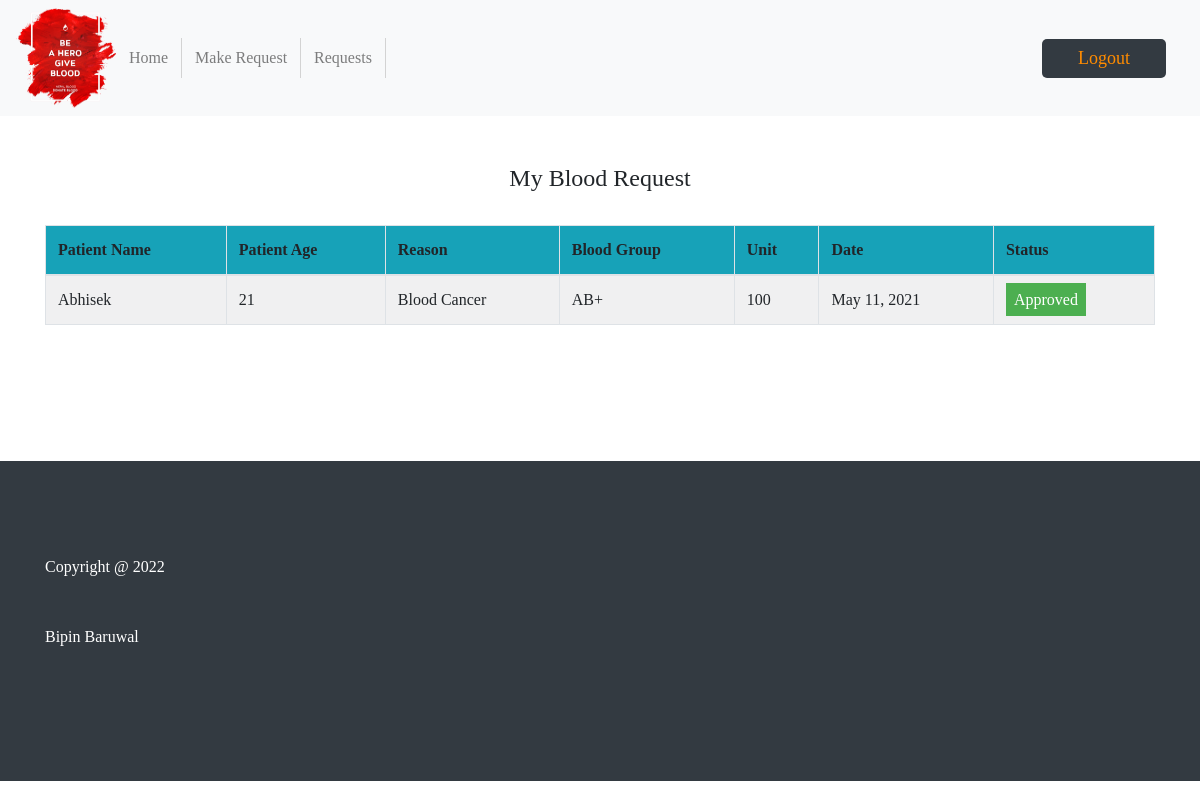
Page /patient/my-request (signed in) on the committed database.
### blood/models.py (models this page shows, shortened)
class BloodRequest(models.Model):
    request_by_patient=models.ForeignKey(pmodels.Patient,null=True,on_delete=models.CASCADE)
    request_by_donor=models.ForeignKey(dmodels.Donor,null=True,on_delete=models.CASCADE)
    patient_name=models.CharField(max_length=30)
    patient_age=models.PositiveIntegerField()
    reason=models.CharField(max_length=500)
    bloodgroup=models.CharField(max_length=10)
    unit=models.PositiveIntegerField(default=0)
    status=models.CharField(max_length=20,default="Pending")
    date=models.DateField(auto_now=True)

### patient/views.py (the view)
# urls.py: path('my-request', views.my_request_view,name='my-request'),
def my_request_view(request):
    patient= models.Patient.objects.get(user_id=request.user.id)
    blood_request=bmodels.BloodRequest.objects.all().filter(request_by_patient=patient)
    return render(request,'patient/my_request.html',{'blood_request':blood_request})

### templates/patient/my_request.html (shortened to what this page needs)
{% extends 'patient/patient-header.html' %}
{% block content %}
{% load widget_tweaks %}
{%load static%}
<head>
   </head>
<br><br>
<div class="container">
    <H4 class="text-center">My Blood Request</H4><br>
    <table class="table table-light table-hover table-bordered table-striped">
        <thead class="bg-info">
            <tr>
                <th scope="col">Patient Name</th>
                <th scope="col">Patient Age</th>
                <th scope="col">Reason</th>
                <th scope="col">Blood Group</th>
                <th scope="col">Unit</th>
                <th scope="col">Date</th>
                <th scope="col">Status</th>
            </tr>
        </thead>
        <tbody>
            {% for t in blood_request %}
            <tr>
                <td> {{t.patient_name}}</td>
                <td>{{t.patient_age}}</td>
                <td>{{t.reason}}</td>
                <td>{{t.bloodgroup}}</td>
                <td>{{t.unit}}</td>
                <td>{{t.date}}</td>
                {% if t.status == 'Approved' %}
                <td><span class="label success"> Approved</span></td>
                {% elif t.status == 'Rejected' %}
                <td><span class="label danger">Rejected</span></td>
                {% else %}
                <td><span style="color: white;margin-left: 0px;" class="label info">Pending</span></td>
                {% endif %}
            </tr>
            {% endfor %}
        </tbody>
    </table>
</div>
<br>
<br>
{% endblock content %}

### static/css/style.css (style rules this page uses)
body { font-family: "Times New Roman", Times, serif; }

### templates/patient/my_request.html (style rules this page uses)
.label { color: white; padding: 8px; }
.success { background-color: #4CAF50; }

### rows in the picture
BloodRequest: patient_name "Abhisek", patient_age "21", reason "Blood Cancer", bloodgroup "AB+", unit "100", date "May 11, 2021", status "Approved"
